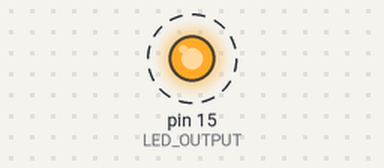
A sketch run on a simulated Arduino Uno, built with avr-gcc and run on an emulated ATmega328P. Shown: output pins drawn as LEDs (lit = HIGH). Dashed ring = blinking.

Above: at 0.5 s.
Timing chart, 0 to 4.6 s (numbered marks = the images above):
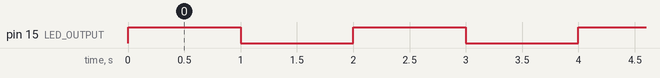

The sketch:

blink-01.ino
```cpp
#define LED_OUTPUT 15

void setup() {
  // put your setup code here, to run once:
  pinMode(LED_OUTPUT, OUTPUT);  // pin 15 to be an output
}

void loop() {
  // put your main code here, to run repeatedly:
  digitalWrite(LED_OUTPUT, HIGH); // output high voltage to turn on the led
  delay(1000);
  digitalWrite(LED_OUTPUT, LOW); // output low voltage to turn off the led
  delay(1000);
}
```

Measured:
- by itself, pin 15 (LED_OUTPUT): alternates HIGH for 1.0 s and LOW for 1.0 s
